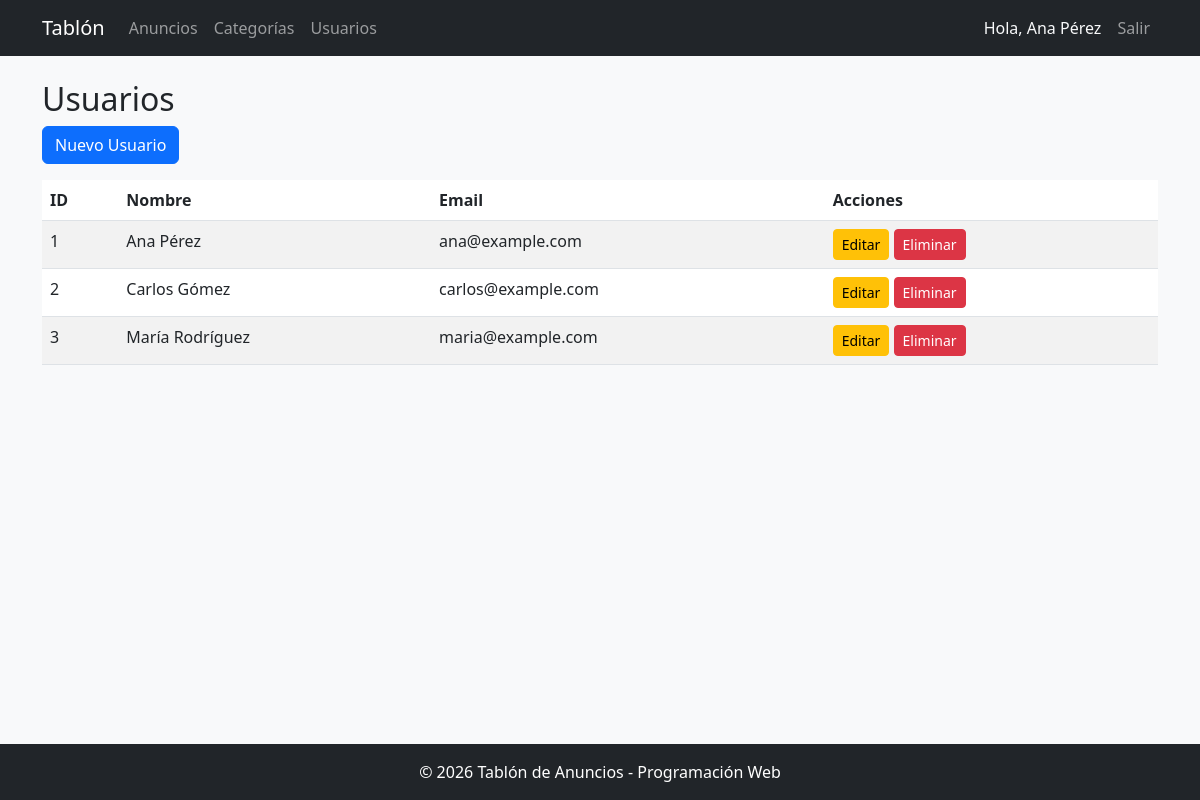
/usuarios/ (signed in), run on the app's committed database.
### app/models.py (models this page shows, shortened)
class Usuario(UserMixin, db.Model):
    __tablename__ = 'usuarios'
    id = db.Column(db.Integer, primary_key=True)
    nombre = db.Column(db.String(100), nullable=False)
    email = db.Column(db.String(120), unique=True, nullable=False)
    password_hash = db.Column(db.String(128), nullable=False)
    anuncios = db.relationship('Anuncio', backref='autor', lazy=True)

### app/usuarios/routes.py (the view)
@bp_usuarios.route('/')
@login_required
def listar():
    usuarios = Usuario.query.all()
    return render_template('listar.html', usuarios=usuarios)

### app/app.py (called while the page is built)
@login_manager.user_loader
def load_user(user_id):
    from app.models import Usuario
    return Usuario.query.get(int(user_id))

### app/usuarios/templates/listar.html
{% extends "base.html" %}
{% block content %}
<h2>Usuarios</h2>
<a href="{{ url_for('usuarios.crear') }}" class="btn btn-primary mb-3">Nuevo Usuario</a>
<table class="table table-striped">
    <thead><tr><th>ID</th><th>Nombre</th><th>Email</th><th>Acciones</th></tr></thead>
    <tbody>
        {% for u in usuarios %}
        <tr>
            <td>{{ u.id }}</td><td>{{ u.nombre }}</td><td>{{ u.email }}</td>
            <td>
                <a href="{{ url_for('usuarios.editar', id=u.id) }}" class="btn btn-sm btn-warning">Editar</a>
                <a href="{{ url_for('usuarios.eliminar', id=u.id) }}" class="btn btn-sm btn-danger" onclick="return confirm('¿Seguro?')">Eliminar</a>
            </td>
        </tr>
        {% endfor %}
    </tbody>
</table>
{% endblock %}

### app/templates/base.html (shortened to what this page needs)
<!DOCTYPE html>
<html lang="es">
<head>
    <link href="https://cdn.jsdelivr.net/npm/bootstrap@5.3.0/dist/css/bootstrap.min.css" rel="stylesheet">
</head>
<body class="d-flex flex-column min-vh-100 bg-light">
    <nav class="navbar navbar-expand-lg navbar-dark bg-dark">
        <div class="container">
            <a class="navbar-brand" href="{{ url_for('index') }}">Tablón</a>
            <div class="collapse navbar-collapse" id="navbarNav">
                <ul class="navbar-nav me-auto">
                    <li class="nav-item">
                        <a class="nav-link" href="{{ url_for('anuncios.listar') }}">Anuncios</a>
                    </li>
                    {% if current_user.is_authenticated %}
                    <li class="nav-item">
                        <a class="nav-link" href="{{ url_for('categorias.listar') }}">Categorías</a>
                    </li>
                    <li class="nav-item">
                        <a class="nav-link" href="{{ url_for('usuarios.listar') }}">Usuarios</a>
                    </li>
                    {% endif %}
                </ul>
                <ul class="navbar-nav">
                    {% if current_user.is_authenticated %}
                        <li class="nav-item">
                            <span class="nav-link text-light">Hola, {{ current_user.nombre }}</span>
                        </li>
                        <li class="nav-item">
                            <a class="nav-link" href="{{ url_for('auth.logout') }}">Salir</a>
                        </li>
                    {% else %}
                        <li class="nav-item">
                            <a class="nav-link" href="{{ url_for('auth.login') }}">Login</a>
                        </li>
                    {% endif %}
                </ul>
            </div>
        </div>
    </nav>
    <main class="container flex-grow-1 mt-4">
        {% block content %}{% endblock %}
    </main>
    <footer class="bg-dark text-white text-center py-3 mt-auto">
        <p class="mb-0">&copy; 2026 Tablón de Anuncios - Programación Web</p>
    </footer>
</body>
</html>

### data on the page
Usuario: nombre "Ana Pérez", id "1", email "ana@example.com"
Usuario: id "2", nombre "Carlos Gómez", email "carlos@example.com"
Usuario: id "3", nombre "María Rodríguez", email "maria@example.com"
